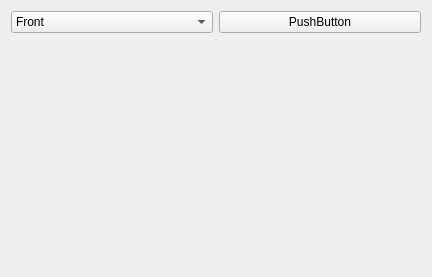
<?xml version="1.0" encoding="UTF-8"?>
<ui version="4.0">
 <class>displayMask</class>
 <widget class="QWidget" name="displayMask">
  <property name="geometry">
   <rect>
    <x>0</x>
    <y>0</y>
    <width>432</width>
    <height>277</height>
   </rect>
  </property>
  <property name="windowTitle">
   <string>Display Mask</string>
  </property>
  <layout class="QVBoxLayout" name="verticalLayout">
   <item>
    <layout class="QHBoxLayout" name="horizontalLayout">
     <item>
      <widget class="QComboBox" name="comboBox">
       <item>
        <property name="text">
         <string>Front</string>
        </property>
       </item>
       <item>
        <property name="text">
         <string>Side</string>
        </property>
       </item>
       <item>
        <property name="text">
         <string>Top</string>
        </property>
       </item>
      </widget>
     </item>
     <item>
      <widget class="QPushButton" name="pushButton">
       <property name="text">
        <string>PushButton</string>
       </property>
      </widget>
     </item>
    </layout>
   </item>
   <item>
    <layout class="QHBoxLayout" name="horizontalLayout_2">
     <item>
      <spacer name="horizontalSpacer">
       <property name="orientation">
        <enum>Qt::Horizontal</enum>
       </property>
       <property name="sizeHint" stdset="0">
        <size>
         <width>40</width>
         <height>20</height>
        </size>
       </property>
      </spacer>
     </item>
     <item>
      <widget class="QLabel" name="label">
       <property name="minimumSize">
        <size>
         <width>400</width>
         <height>225</height>
        </size>
       </property>
       <property name="text">
        <string/>
       </property>
      </widget>
     </item>
     <item>
      <spacer name="horizontalSpacer_2">
       <property name="orientation">
        <enum>Qt::Horizontal</enum>
       </property>
       <property name="sizeHint" stdset="0">
        <size>
         <width>40</width>
         <height>20</height>
        </size>
       </property>
      </spacer>
     </item>
    </layout>
   </item>
  </layout>
 </widget>
 <resources/>
 <connections/>
</ui>
